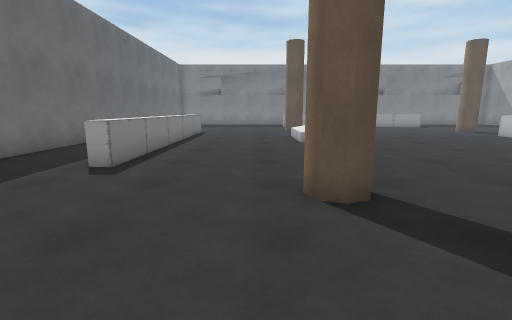
[1] (above)

16 first-person views from a walk through a scene from a Unity 3-D project. The camera is 1.2 m above the floor, tilts 10° down and sees 85° across. The floor is counted in squares, 1 m on a side. Each view is taken from the middle of a square. On the plan, view 1 faces up. The plan holds only what a view shows up to about 13 squares ahead; the rest is blank. The place goes on beyond the plan. The player is left out.

[2]
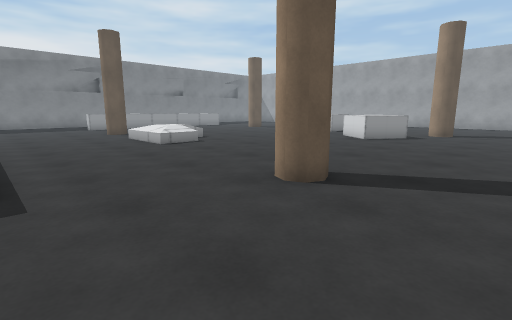

[3]
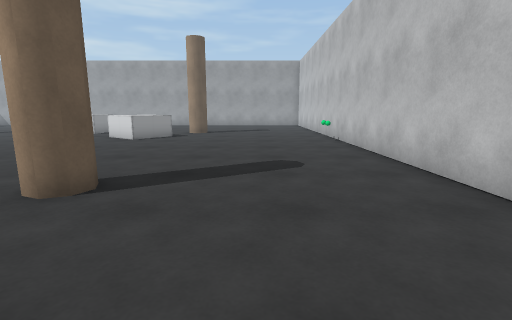

[4]
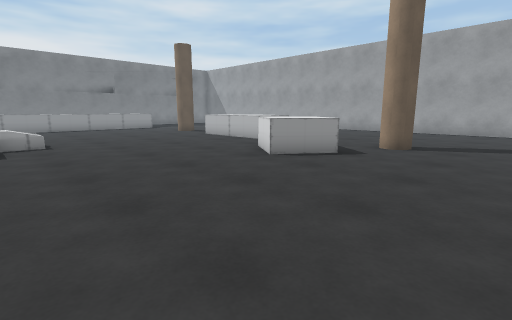

[5]
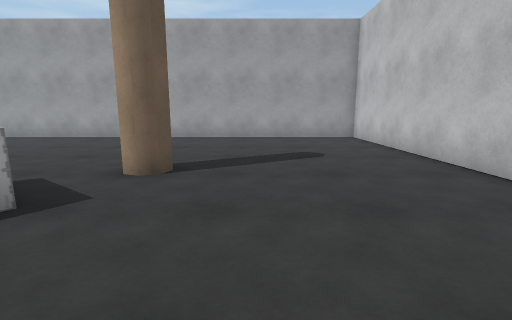

[6]
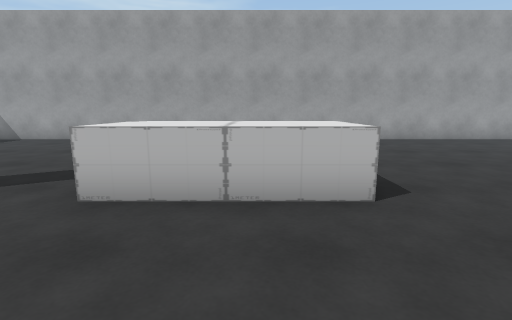

[7]
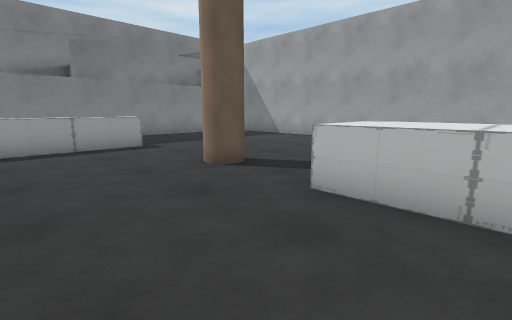

[8]
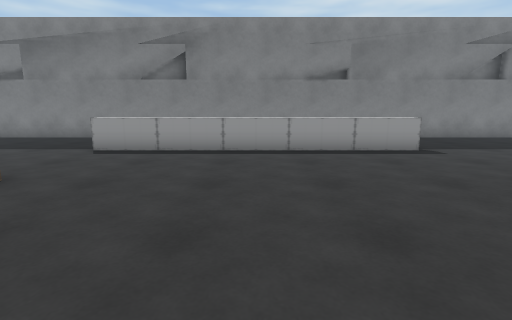

[9]
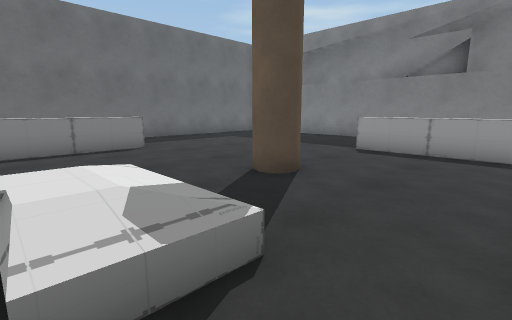

[10]
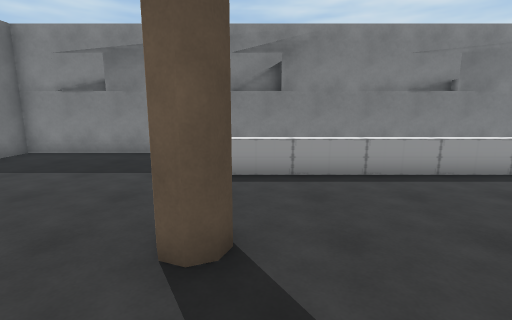

[11]
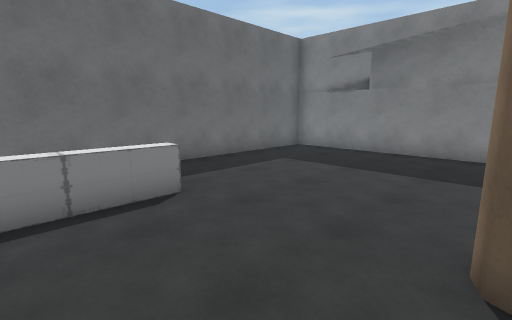

[12]
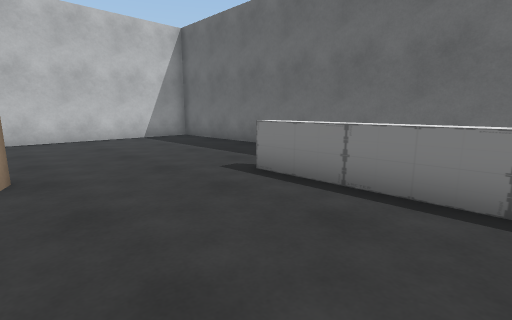

[13]
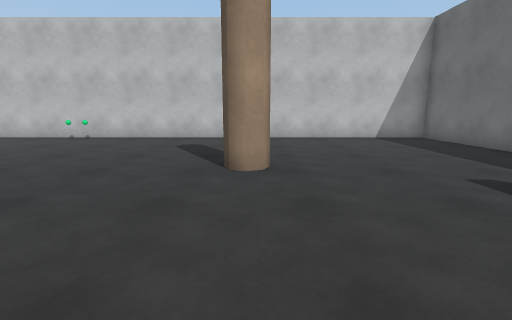

[14]
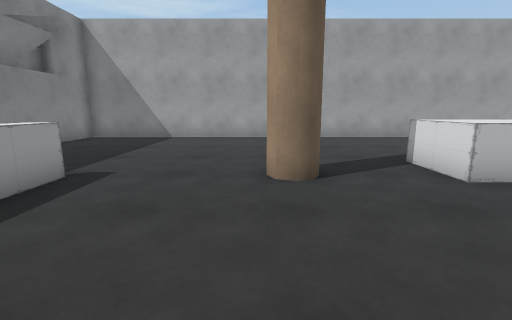

[15]
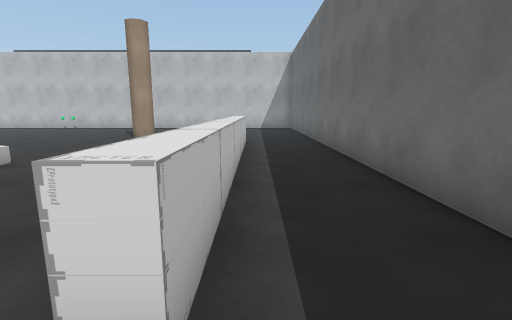

[16]
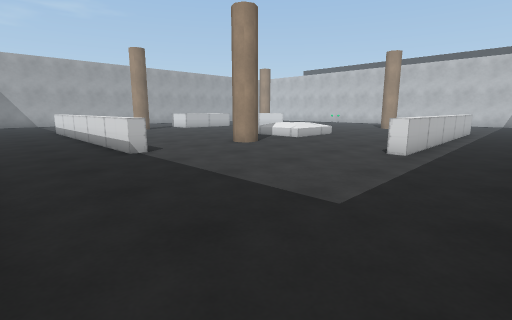

### Floor plan
Key: @ floor where view 1 was taken; # wall or solid block; . main floor; : floor 0.5 m higher than the main floor; / step, stairs or slope; = window, fence, low wall or low ledge; ^ raised ledge; O other object.
Columns run from 7 left of view 1 to 20 right of it. Each row starts with its distance up from view 1.
 25 ############################
 24 #............        ......#
 23 #.................  .......#
 22 #.................  .......#
 21 #........^^^^^^^^^^^.......#
 20 #..........................#
 19 #..........................#
 18 #..........................#
 17 #..........................#
 16 #........#.........#....   #
 15 #...^....................  #
 14 #...^......................#
 13 #...^..../::.......^^......#
 12 #...^..../=:.......^^. ....#
 11 #...^..../:........^^   ...#
 10 #...^..............^^  ....#
  9 #...^................ .....#
  8 #...^............=.........#
  7 #...^............^ ........#
  6 #...^...........^^^........#
  5 #................^.........#
  4 #.......#...........#......#
  3 #..........................#
  2 #..........................#
  1 #..........................#
  0 #......@...................#
 -1 #..........................#
 -2 #..............OO..........#
 -3 ############################

Positions as (right, up) in squares from view 1, and headings:
1: (0, 0), facing up
2: (-3, 1), facing up-right
3: (-3, 1), facing right
4: (3, 1), facing up-right
5: (7, 2), facing right
6: (8, 11), facing right
7: (8, 11), facing up-right
8: (7, 12), facing up
9: (6, 12), facing up-left
10: (3, 13), facing up
11: (2, 13), facing up-left
12: (1, 10), facing down-left
13: (1, 10), facing down
14: (7, 17), facing right
15: (-4, 17), facing down
16: (-6, 24), facing down-right
